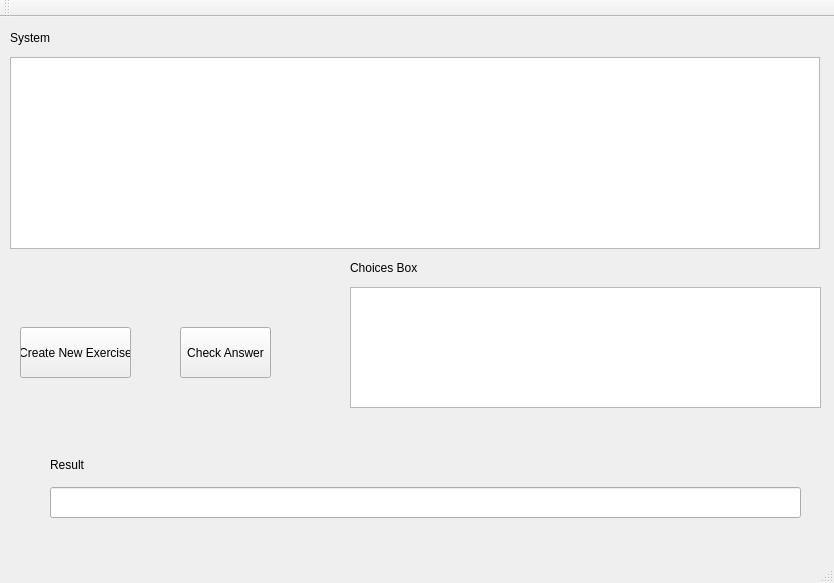
<?xml version="1.0" encoding="UTF-8"?>
<ui version="4.0">
 <class>MainWindow</class>
 <widget class="QMainWindow" name="MainWindow">
  <property name="geometry">
   <rect>
    <x>0</x>
    <y>0</y>
    <width>834</width>
    <height>583</height>
   </rect>
  </property>
  <property name="windowTitle">
   <string>MainWindow</string>
  </property>
  <property name="layoutDirection">
   <enum>Qt::LeftToRight</enum>
  </property>
  <widget class="QWidget" name="centralWidget">
   <property name="enabled">
    <bool>true</bool>
   </property>
   <widget class="QGraphicsView" name="counterpointSystem">
    <property name="enabled">
     <bool>true</bool>
    </property>
    <property name="geometry">
     <rect>
      <x>10</x>
      <y>40</y>
      <width>810</width>
      <height>192</height>
     </rect>
    </property>
    <property name="interactive">
     <bool>false</bool>
    </property>
    <property name="dragMode">
     <enum>QGraphicsView::NoDrag</enum>
    </property>
   </widget>
   <widget class="QPushButton" name="newExerciseButton">
    <property name="enabled">
     <bool>true</bool>
    </property>
    <property name="geometry">
     <rect>
      <x>20</x>
      <y>310</y>
      <width>111</width>
      <height>51</height>
     </rect>
    </property>
    <property name="text">
     <string>Create New Exercise</string>
    </property>
   </widget>
   <widget class="QGraphicsView" name="choicesSystem">
    <property name="geometry">
     <rect>
      <x>350</x>
      <y>270</y>
      <width>471</width>
      <height>121</height>
     </rect>
    </property>
   </widget>
   <widget class="QLabel" name="system">
    <property name="geometry">
     <rect>
      <x>10</x>
      <y>10</y>
      <width>61</width>
      <height>21</height>
     </rect>
    </property>
    <property name="text">
     <string>System</string>
    </property>
   </widget>
   <widget class="QLabel" name="choicesBox">
    <property name="geometry">
     <rect>
      <x>350</x>
      <y>240</y>
      <width>71</width>
      <height>21</height>
     </rect>
    </property>
    <property name="text">
     <string>Choices Box</string>
    </property>
   </widget>
   <widget class="QLineEdit" name="answerResult">
    <property name="geometry">
     <rect>
      <x>50</x>
      <y>470</y>
      <width>751</width>
      <height>31</height>
     </rect>
    </property>
   </widget>
   <widget class="QPushButton" name="checkAnswerButton">
    <property name="enabled">
     <bool>true</bool>
    </property>
    <property name="geometry">
     <rect>
      <x>180</x>
      <y>310</y>
      <width>91</width>
      <height>51</height>
     </rect>
    </property>
    <property name="text">
     <string>Check Answer</string>
    </property>
   </widget>
   <widget class="QLabel" name="resultLabel">
    <property name="geometry">
     <rect>
      <x>50</x>
      <y>440</y>
      <width>47</width>
      <height>16</height>
     </rect>
    </property>
    <property name="text">
     <string>Result</string>
    </property>
   </widget>
  </widget>
  <widget class="QMenuBar" name="menuBar">
   <property name="geometry">
    <rect>
     <x>0</x>
     <y>0</y>
     <width>834</width>
     <height>21</height>
    </rect>
   </property>
  </widget>
  <widget class="QToolBar" name="mainToolBar">
   <attribute name="toolBarArea">
    <enum>TopToolBarArea</enum>
   </attribute>
   <attribute name="toolBarBreak">
    <bool>false</bool>
   </attribute>
  </widget>
  <widget class="QStatusBar" name="statusBar"/>
 </widget>
 <layoutdefault spacing="6" margin="11"/>
 <resources/>
 <connections/>
</ui>
